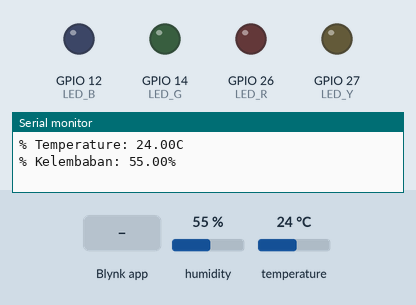
Simulated run of this sketch. Board: ESP32. Parts: output pins drawn as LEDs (lit = HIGH), the last lines printed to the serial monitor. The inputs (shaded band) are chosen by the test bench; at power-on: humidity 55 %, temperature 24 °C. WiFi joins after 1.5 s; servers stay silent unless stated.

Above: at 3.0 s.
3.1 s: Blynk app writes 1 to V0
At 3.4 s:
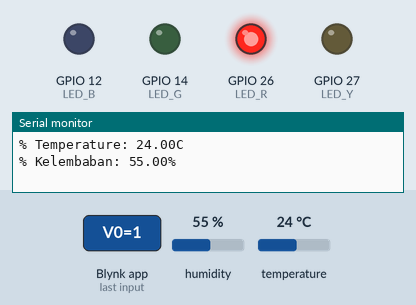
4.6 s: Blynk app writes 1 to V1
At 5.7 s:
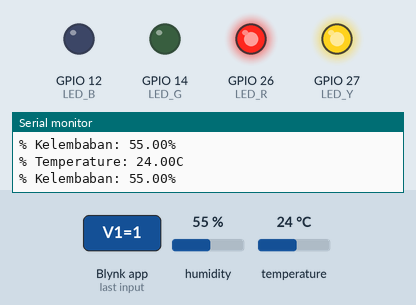
6.1 s: Blynk app writes 0 to V0
At 6.8 s:
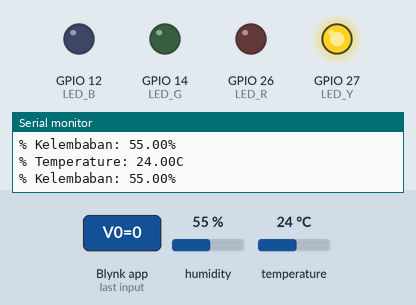
7.6 s: Blynk app writes 1 to V2
At 8.0 s:
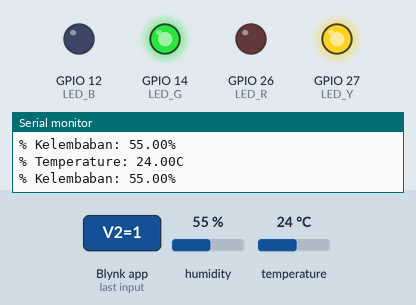
9.1 s: Blynk app writes 200 to V0
At 10.3 s:
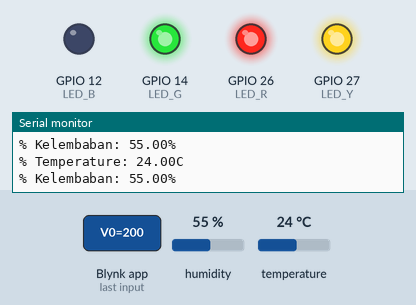
10.6 s: Blynk app writes 0 to V1
At 11.5 s:
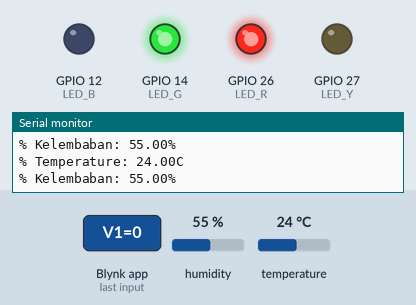
Timing chart, 0 to 13.1 s (numbered marks = the images above; inputs shaded):
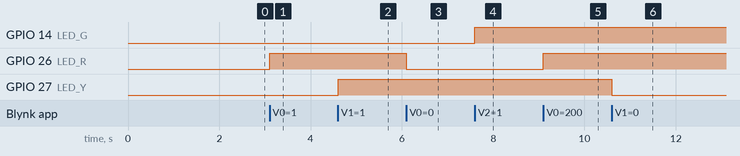

The sketch:

eps32.ino
```cpp
#define BLYNK_TEMPLATE_ID "TMPLnn5kC6kc"
#define BLYNK_DEVICE_NAME "suhu temperatue dan lampu"
#define BLYNK_AUTH_TOKEN "zzuYcCmmoHvPAU-19s2rjNvWDeG8JMI3"
#define BLYNK_PRINT Serial

#include <WiFi.h>
#include <BlynkSimpleEsp32.h>
#include <DHTesp.h> //Library untuk DHT

char auth[] = BLYNK_AUTH_TOKEN ; //Auth Token

char ssid[] = "OPPO A5 2020"; //nama hotspot yang digunakan
char pass[] = "tigaraksa77"; //password hotspot yang digunakan

const int DHT_PIN = 15;

int value0, value1, value2, value3, value6;

byte LED_R = 26;
byte LED_Y = 27;
byte LED_G = 14;
byte LED_B = 12;

DHTesp dht;

BlynkTimer timer;

//function untuk pengiriman sensor
void sendSensor()
{
 TempAndHumidity  data = dht.getTempAndHumidity();

//menampilkan temperature pada Serial monitor
Serial.print("% Temperature: ");
Serial.print(data.temperature);
Serial.println("C ");
Serial.print("% Kelembaban: ");
Serial.print(data.humidity);
Serial.println("% ");

Blynk.virtualWrite(V4, data.temperature); //mengirimkan data temperatur ke Virtual pin VO di Blynk Cloud
Blynk.virtualWrite(V5, data.humidity); //mengirimkan data kelemaban ke Virtual pin V1 di Blynk Cloud
}

BLYNK_WRITE(V0)
{
  value0 = param.asInt();
  digitalWrite(LED_R, value0);
  Blynk.virtualWrite(V7, value0);
  cekAllLed();
}

BLYNK_WRITE(V1)
{
  value1 = param.asInt();
  digitalWrite(LED_Y, value1);
  Blynk.virtualWrite(V8, value1);
  cekAllLed();
}

BLYNK_WRITE(V2)
{
  value2 = param.asInt();
  digitalWrite(LED_G, value2);
  Blynk.virtualWrite(V9, value2);
  cekAllLed();
}

BLYNK_WRITE(V3)
{
  value3 = param.asInt();
  digitalWrite(LED_B, value3);
  Blynk.virtualWrite(V10, value3);
  cekAllLed();
}

BLYNK_WRITE(V6)
{
  value6 = param.asInt();

  digitalWrite(LED_R, value6);
  Blynk.virtualWrite(V7, value6);
  Blynk.virtualWrite(V0, value6);

  digitalWrite(LED_Y, value6);
  Blynk.virtualWrite(V8, value6);
  Blynk.virtualWrite(V1, value6);

  digitalWrite(LED_G, value6);
  Blynk.virtualWrite(V9, value6);
  Blynk.virtualWrite(V2, value6);

  digitalWrite(LED_B, value6);
  Blynk.virtualWrite(V10, value6);
  Blynk.virtualWrite(V3, value6);
}

void cekAllLed(){
  if(value0 == 1 && value1 == 1 && value2 == 1 && value3 == 1){
    Blynk.virtualWrite(V6, 1);
  }
  else{
    Blynk.virtualWrite(V6, 0);
  }
  // if(value0 == 0 && value1 == 0 && value2 == 0 && value3 == 0){
  //   Blynk.virtualWrite(V6, 0);
  // }
}

void setup()
{
// Debug console
Serial.begin(115200); //serial monitor menggunakan bautrate 9600
dht.setup(DHT_PIN, DHTesp::DHT11);
pinMode(LED_R, OUTPUT);
pinMode(LED_Y, OUTPUT);
pinMode(LED_G, OUTPUT);
pinMode(LED_B, OUTPUT);
Blynk.begin(auth, ssid, pass); //memulai Blynk
timer.setInterval(1000, sendSensor); //Mengaktifkan timer untuk pengiriman data 1000ms
}

void loop()
{

Blynk.run(); //menjalankan blynk
timer.run(); //menjalankan timer
}
```

Measured:
- after the input at 3.1 s, GPIO 26 (LED_R): LOW → HIGH at once
- after the input at 4.6 s, GPIO 27 (LED_Y): LOW → HIGH at once
- after the input at 6.1 s, GPIO 26 (LED_R): HIGH → LOW at once
- after the input at 7.6 s, GPIO 14 (LED_G): LOW → HIGH at once
- after the input at 9.1 s, GPIO 26 (LED_R): LOW → HIGH at once
- after the input at 10.6 s, GPIO 27 (LED_Y): HIGH → LOW at once
